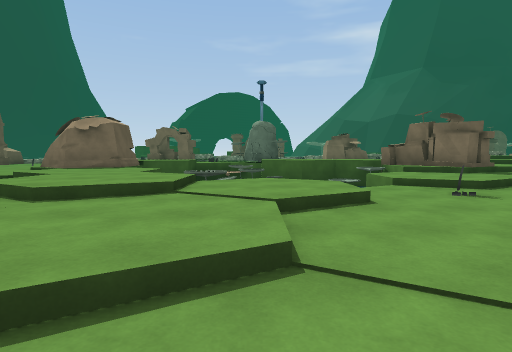
View 1 (above)

24 first-person views from a walk through a Unity game level. The camera is 1.3 m above the floor, tilts 4° down and sees 80° across. The floor is counted in squares, 2 m on a side. Each view is taken from the middle of a square. On the plan, view 1 faces up. The plan holds only what a view shows up to about 10 squares ahead; the rest is blank. The place goes on beyond the plan. Some animated figures are not drawn. Some surface patterns are stand-ins.

View 2
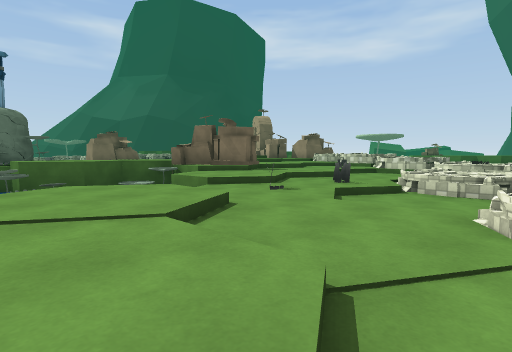

View 3
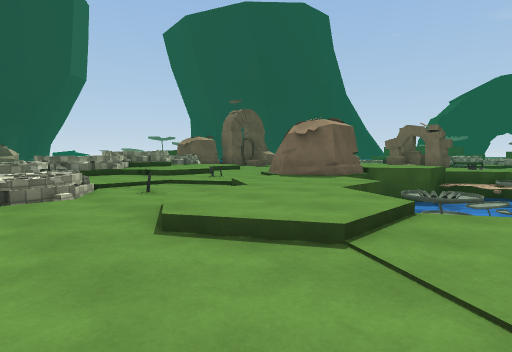

View 4
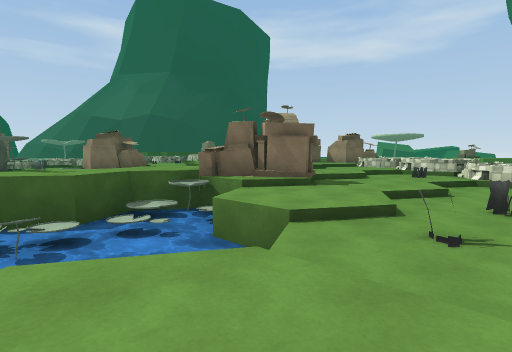

View 5
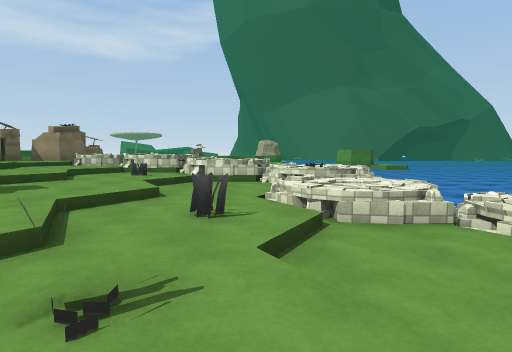

View 6
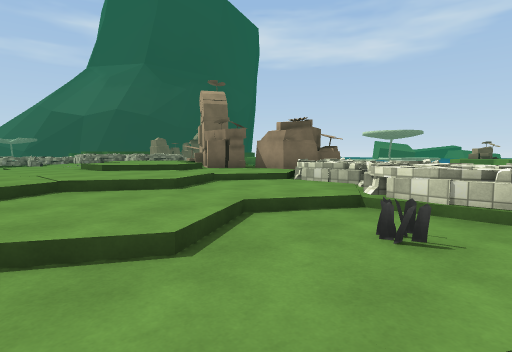

View 7
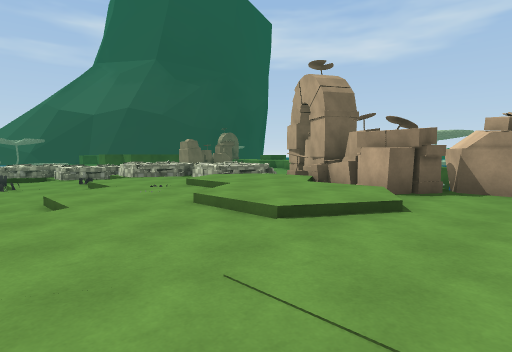

View 8
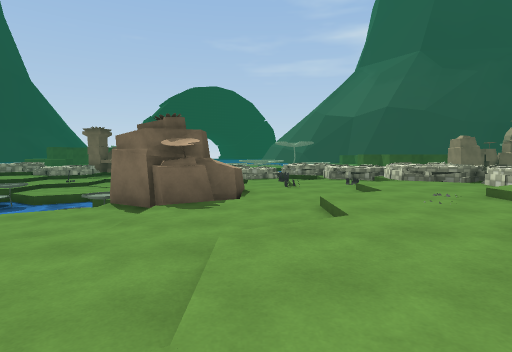

View 9
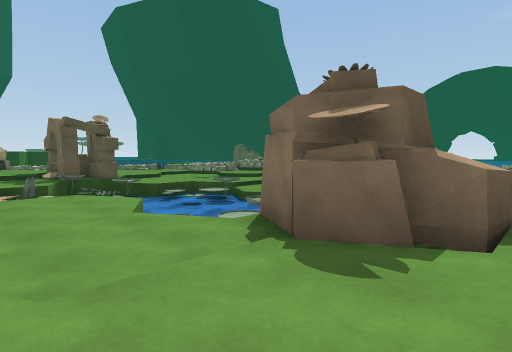

View 10
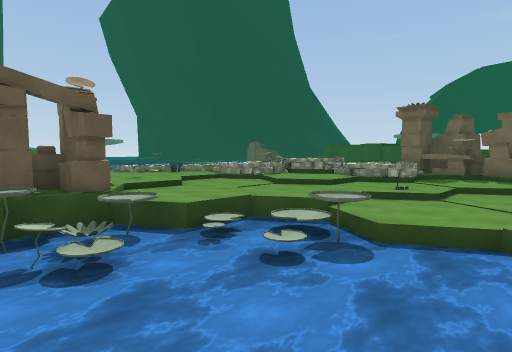

View 11
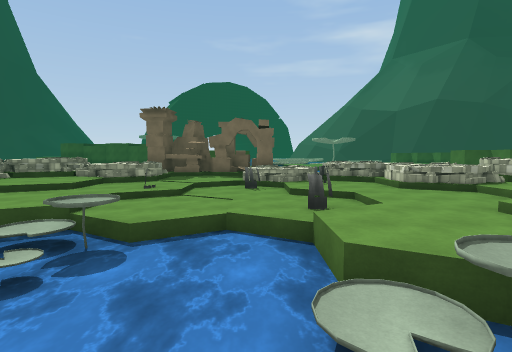

View 12
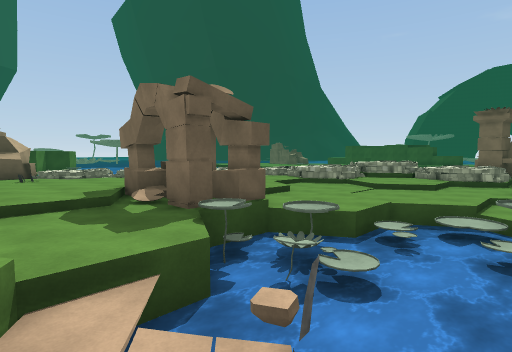

View 13
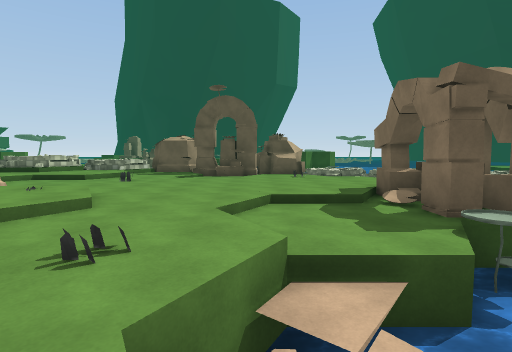

View 14
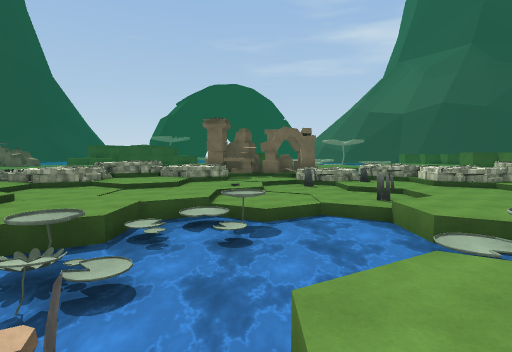

View 15
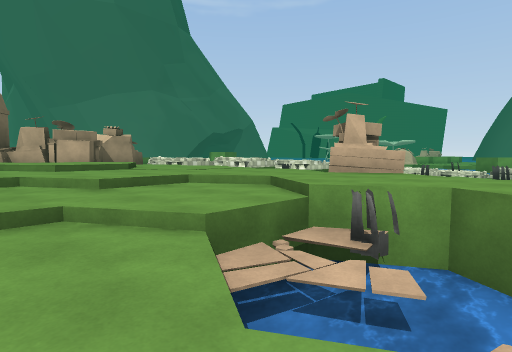

View 16
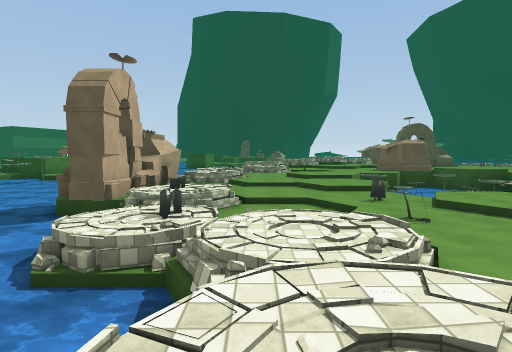

View 17
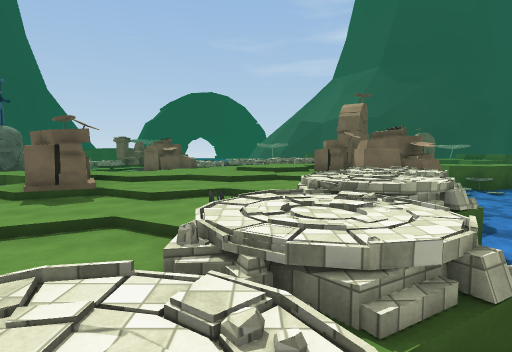

View 18
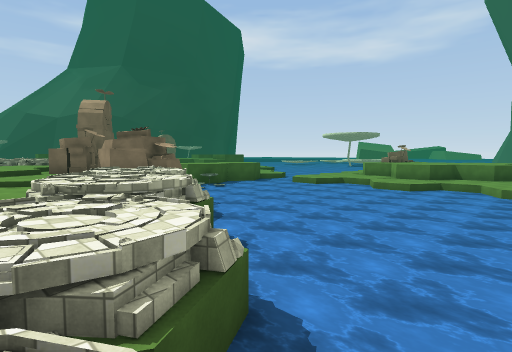

View 19
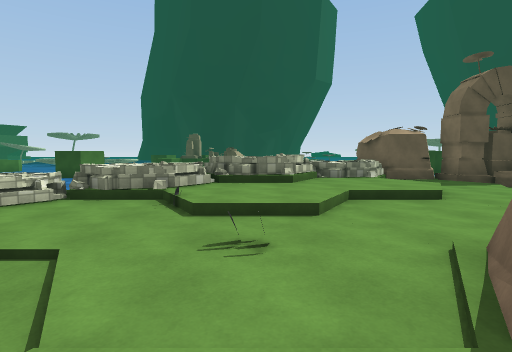

View 20
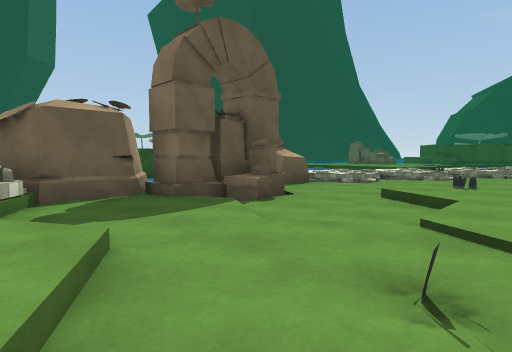

View 21
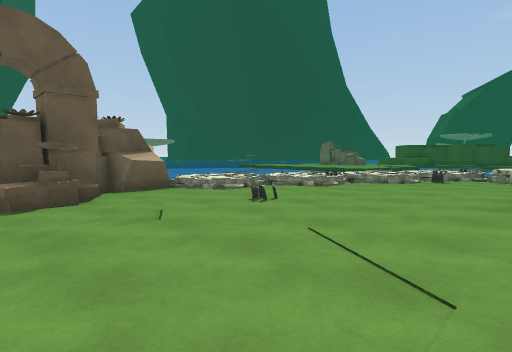

View 22
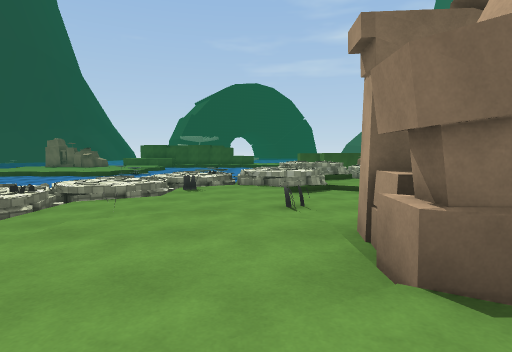

View 23
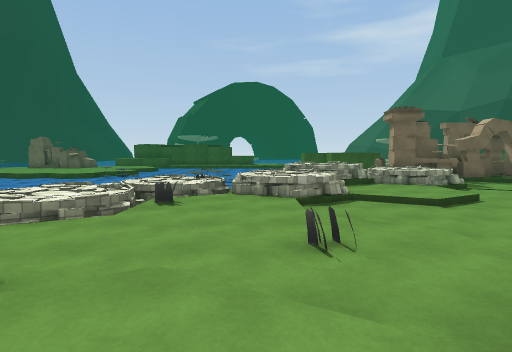

View 24
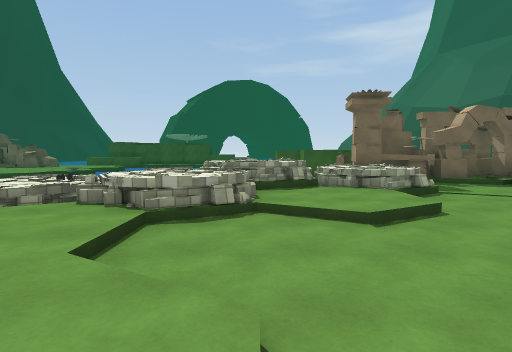

### Floor plan
Key: @ floor where view 1 was taken; # wall or solid block; x gap in a wall; . main floor; : floor 0.25 m higher than the main floor; - floor 0.25 m lower than the main floor; + floor 0.5 m higher than the main floor; _ floor 0.5 m lower than the main floor; * floor 0.75 m higher than the main floor; % floor 1 m higher than the main floor; < floor 1 m lower than the main floor; & floor 1.25 m higher than the main floor; $ floor 1.5 m higher than the main floor; / step, stairs or slope; = window, fence, low wall or low ledge; ≈ water the walk keeps out of; v drop or lower ground; O other object.
Columns run from 15 left of view 1 to 16 right of it. Each row starts with its distance up from view 1.
 31               O
 30              O# O#O
 29              #OOO#O
 28           =≈*%/--
 27          %%=**/--+ O*
 26      ≈=≈≈==/=/--_O/O==/≈=
 25      ++=x#=..-O-__---**
 24     ≈===.*=..--____--///
 23     =:O..-----______--.O=
 22    ≈v+...-----≈__≈O_--...==
 21     +....O.--≈OO≈≈---...++=#≈
 20   ≈=+.O....--≈≈≈≈≈---  O++$=≈
 19   ==...::  #≈≈≈≈≈≈≈O O+++**/&
 18  ≈/+...::OO#≈≈≈≈≈  O#O+++**/&v
 17  O/...::++/.≈≈≈≈..≈..+++***%/O#
 16  #O..:::+++..≈O≈.....+++**%%%OO
 15 OO ...::+++..+≈+ .≈.+++***%%O#O
 14   #O...::+++++ OO≈≈≈++***%%*OO
 13  O#....::+++++ OO≈≈v++***%%OOO
 12 O##::::::::**≈≈≈*************O
 11 O##::::::::**≈≈≈*************OO
 10  O#=+++::O O≈≈≈≈≈≈≈OO++++++/%vO≈
  9   &=+++::O # ≈ ≈≈≈≈≈OO+++++/%v≈≈
  8    #=++:::O:≈  ≈≈≈≈.+O.+..=/:≈≈≈
  7     $=++:::::≈   ≈......O.=%≈≈≈≈
  6     ==++::.::≈≈.≈≈-.-..-./=%≈≈≈≈
  5     =&=::...::...-O------=#≈≈≈≈≈
  4     ≈&=::/O.::...---O-/--==≈≈≈≈≈
  3      ≈#=*=/.....--___=:=+*≈≈≈≈≈≈
  2            .....--___::_++  ≈≈≈≈
  1               ---===O.≈≈≈
  0                @ O.=#.≈≈
 -1                 OO≈≈≈≈≈ ≈≈≈
 -2                OO#<≈≈≈   ≈≈≈
 -3                  O≈≈≈     ≈≈

Where each view was taken, in squares from view 1:
view 1: 0 up, 0 right, facing up
view 2: 1 up, 1 left, facing up-right
view 3: 2 up, 0 right, facing up-left
view 4: 4 up, 0 right, facing up-right
view 5: 4 up, 2 right, facing right
view 6: 6 up, 7 right, facing up-right
view 7: 11 up, 7 right, facing up-right
view 8: 12 up, 7 right, facing up
view 9: 15 up, 7 right, facing up-left
view 10: 17 up, 2 right, facing up-left
view 11: 17 up, 2 right, facing up
view 12: 15 up, 0 right, facing up-left
view 13: 15 up, 0 right, facing left
view 14: 15 up, 0 right, facing up
view 15: 16 up, 2 right, facing down-right
view 16: 2 up, 10 right, facing left
view 17: 2 up, 10 right, facing up
view 18: 2 up, 10 right, facing up-right
view 19: 7 up, 4 left, facing left
view 20: 10 up, 8 left, facing up-left
view 21: 13 up, 6 left, facing up-left
view 22: 16 up, 7 left, facing up
view 23: 18 up, 7 left, facing up
view 24: 20 up, 5 left, facing up
